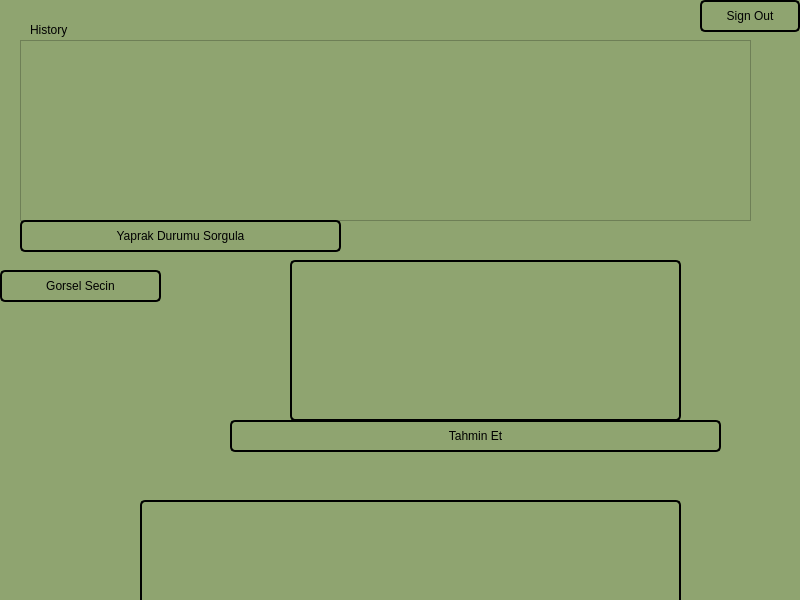
<?xml version="1.0" encoding="UTF-8"?>
<ui version="4.0">
 <class>Widget</class>
 <widget class="QWidget" name="Widget">
  <property name="geometry">
   <rect>
    <x>0</x>
    <y>0</y>
    <width>800</width>
    <height>600</height>
   </rect>
  </property>
  <property name="windowTitle">
   <string>Widget</string>
  </property>
  <property name="styleSheet">
   <string notr="true">background-color: #8fa470;</string>
  </property>
  <widget class="QWidget" name="widget_history" native="true">
   <property name="geometry">
    <rect>
     <x>0</x>
     <y>0</y>
     <width>801</width>
     <height>261</height>
    </rect>
   </property>
   <property name="styleSheet">
    <string notr="true">background-color: #8fa470;</string>
   </property>
   <widget class="QPushButton" name="pushButton">
    <property name="geometry">
     <rect>
      <x>700</x>
      <y>0</y>
      <width>100</width>
      <height>32</height>
     </rect>
    </property>
    <property name="styleSheet">
     <string notr="true">QPushButton{
border: 2px solid rgb(0,0,0);
border-radius:5px;
background-color: #8fa470;
color:black;
font: 12pt &quot;Georgia&quot;;
padding-right:5px;
padding-left:5px;
}</string>
    </property>
    <property name="text">
     <string>Sign Out</string>
    </property>
   </widget>
   <widget class="QLabel" name="label">
    <property name="geometry">
     <rect>
      <x>30</x>
      <y>20</y>
      <width>171</width>
      <height>20</height>
     </rect>
    </property>
    <property name="styleSheet">
     <string notr="true">color:black;
font: 12pt &quot;Georgia&quot;;</string>
    </property>
    <property name="text">
     <string>History</string>
    </property>
   </widget>
   <widget class="QTableView" name="tableView">
    <property name="geometry">
     <rect>
      <x>20</x>
      <y>40</y>
      <width>731</width>
      <height>181</height>
     </rect>
    </property>
    <property name="styleSheet">
     <string notr="true">color:black;</string>
    </property>
   </widget>
   <widget class="QPushButton" name="pushButton_2_visible">
    <property name="geometry">
     <rect>
      <x>20</x>
      <y>220</y>
      <width>321</width>
      <height>32</height>
     </rect>
    </property>
    <property name="styleSheet">
     <string notr="true">QPushButton{
border: 2px solid rgb(0,0,0);
border-radius:5px;
background-color: #8fa470;
color:black;
font: 12pt &quot;Georgia&quot;;
padding-right:5px;
padding-left:5px;
}</string>
    </property>
    <property name="text">
     <string>Yaprak Durumu Sorgula</string>
    </property>
   </widget>
  </widget>
  <widget class="QWidget" name="widget_predict" native="true">
   <property name="geometry">
    <rect>
     <x>0</x>
     <y>260</y>
     <width>801</width>
     <height>341</height>
    </rect>
   </property>
   <property name="styleSheet">
    <string notr="true">background-color: #8fa470;</string>
   </property>
   <widget class="QPushButton" name="pushButton_predict">
    <property name="geometry">
     <rect>
      <x>230</x>
      <y>160</y>
      <width>491</width>
      <height>32</height>
     </rect>
    </property>
    <property name="styleSheet">
     <string notr="true">QPushButton{
border: 2px solid rgb(0,0,0);
border-radius:5px;
background-color: #8fa470;
color:black;
font: 12pt &quot;Georgia&quot;;
padding-right:5px;
padding-left:5px;
}</string>
    </property>
    <property name="text">
     <string>Tahmin Et</string>
    </property>
   </widget>
   <widget class="QLabel" name="label_image">
    <property name="geometry">
     <rect>
      <x>290</x>
      <y>0</y>
      <width>391</width>
      <height>161</height>
     </rect>
    </property>
    <property name="styleSheet">
     <string notr="true">QLabel {
    border: 2px solid rgb(0,0,0);
    border-radius: 5px;         
}</string>
    </property>
    <property name="text">
     <string/>
    </property>
   </widget>
   <widget class="QLabel" name="label_result">
    <property name="geometry">
     <rect>
      <x>140</x>
      <y>210</y>
      <width>481</width>
      <height>16</height>
     </rect>
    </property>
    <property name="styleSheet">
     <string notr="true">color:black;</string>
    </property>
    <property name="text">
     <string/>
    </property>
   </widget>
   <widget class="QTextEdit" name="textEdit_advice">
    <property name="geometry">
     <rect>
      <x>140</x>
      <y>240</y>
      <width>541</width>
      <height>111</height>
     </rect>
    </property>
    <property name="styleSheet">
     <string notr="true">QTextEdit {
    border: 2px solid rgb(0,0,0);
    border-radius: 5px;
    background-color: #8fa470; 
    color: black;
    font: 12pt &quot;Georgia&quot;;
    padding: 5px;
}</string>
    </property>
   </widget>
   <widget class="QPushButton" name="pushButton_load">
    <property name="geometry">
     <rect>
      <x>0</x>
      <y>10</y>
      <width>161</width>
      <height>32</height>
     </rect>
    </property>
    <property name="styleSheet">
     <string notr="true">QPushButton{
border: 2px solid rgb(0,0,0);
border-radius:5px;
background-color: #8fa470;
color:black;
font: 12pt &quot;Georgia&quot;;
padding-right:5px;
padding-left:5px;
}</string>
    </property>
    <property name="text">
     <string>Gorsel Secin</string>
    </property>
   </widget>
  </widget>
 </widget>
 <resources/>
 <connections/>
</ui>
